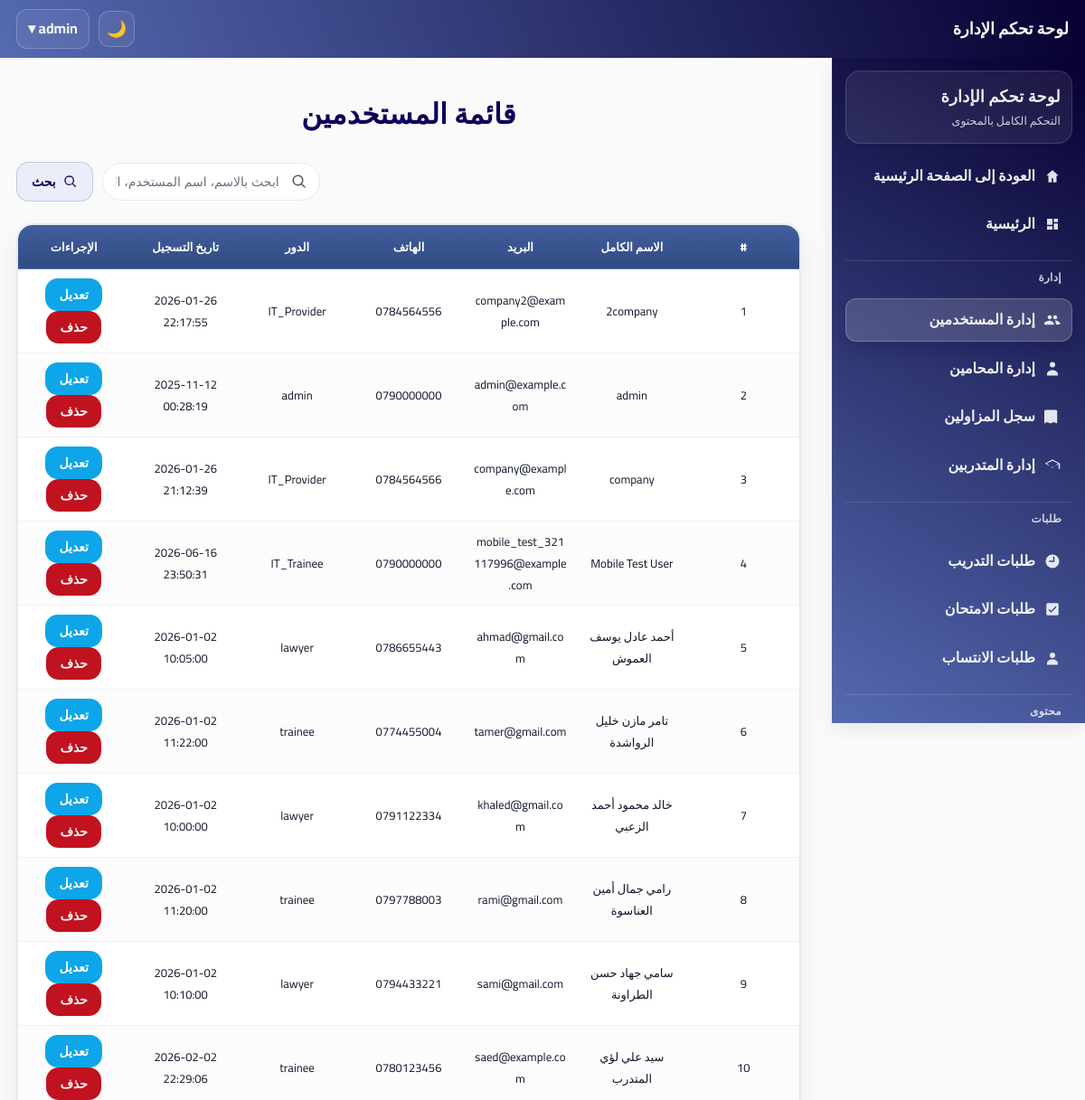
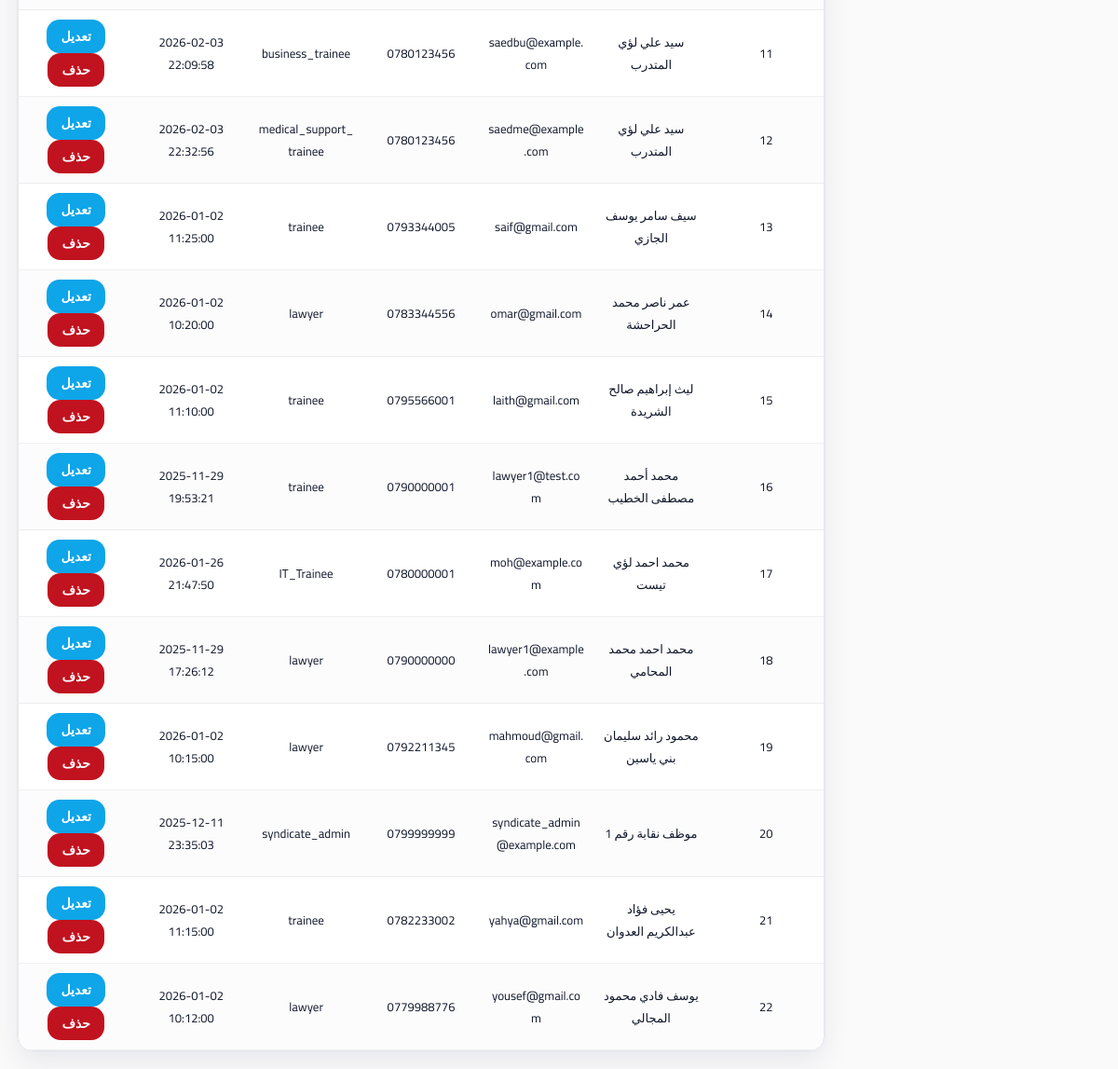
Screenshot of /admin/users/users.php (signed in) with the database file from the repository (2 pictures, top to bottom).
### tables this page shows
CREATE TABLE `users` (
  `user_id` int(11) NOT NULL,
  `full_name` varchar(200) NOT NULL,
  `national_id` varchar(10) DEFAULT NULL,
  `phone` varchar(30) DEFAULT NULL,
  `email` varchar(150) DEFAULT NULL,
  `address` varchar(255) DEFAULT NULL,
  `password` varchar(255) NOT NULL,
  `role` enum('trainee','lawyer','admin','syndicate_admin','IT_Provider','IT_Trainee','business_trainee','business_provider','architecture_design_trainee','architecture_design_provider','medical_support_trainee','medical_support_provider','literature_trainee','literature_provider') NOT NULL DEFAULT 'trainee',
  `created_at` datetime NOT NULL DEFAULT current_timestamp(),
  `updated_at` datetime NOT NULL DEFAULT current_timestamp() ON UPDATE current_timestamp(),
  `profile_completed` tinyint(1) NOT NULL DEFAULT 0,
  `profile_completed_at` datetime DEFAULT NULL
);

### includes/theme_init.php (called while the page is built, shortened)
<?php
$theme = $_SESSION['site_theme'] ?? ($_COOKIE['site_theme'] ?? 'light');
$theme = ($theme === 'dark') ? 'dark' : 'light';
?>

### admin/users/users.php (the view, shortened to what this page needs)
<?php
require_once __DIR__ . '/../../includes/theme_init.php';
include("../includes/header.php");
$search = isset($_GET['search']) ? trim($_GET['search']) : '';
$query = "SELECT * FROM users";
$params = [];
$query .= " ORDER BY full_name ASC";
$stmt = $pdo->prepare($query);
$stmt->execute($params);
$users = $stmt->fetchAll(PDO::FETCH_ASSOC);
?>
<!DOCTYPE html>
<html lang="ar" dir="rtl">
<head>
<link rel="stylesheet" href="../../assets/css/admin.css">
</head>
<body data-theme="<?= htmlspecialchars($theme) ?>">
<div class="admin-container">
<?php include("../includes/sidebar.php"); ?>
<div class="container">
<h2>قائمة المستخدمين</h2>
<div class="admin-page-head">
  <form class="search-form" method="GET">
  <div class="search-input">
    <input type="text" name="search" placeholder="ابحث بالاسم، اسم المستخدم، البريد أو الهاتف..." value="<?= htmlspecialchars($search) ?>" class="search-field">
    <button type="submit" class="btn btn-soft"><svg class="btn-icon" viewBox="0 0 24 24" aria-hidden="true"><path d="M10 4a6 6 0 1 1 0 12A6 6 0 0 1 10 4m0-2a8 8 0 1 0 4.9 14.3l4.4 4.4a1 1 0 0 0 1.4-1.4l-4.4-4.4A8 8 0 0 0 10 2Z"/></svg><span>بحث</span></button>
</div>
</form>
</div>
<?php if ($users): ?>
<div class="table-card"><div class="table-wrap">
<table class="table">
<thead>
<tr>
    <th>#</th>
    <th>الاسم الكامل</th>
    <th>البريد</th>
    <th>الهاتف</th>
    <th>الدور</th>
    <th>تاريخ التسجيل</th>
    <th>الإجراءات</th>
</tr>
</thead>
<tbody>
<?php foreach ($users as $i => $u): ?>
<tr>
    <td><?= $i+1 ?></td>
    <td><?= htmlspecialchars($u['full_name']) ?></td>
    <td><?= htmlspecialchars($u['email'] ?? '-') ?></td>
    <td><?= htmlspecialchars($u['phone'] ?? '-') ?></td>
    <td><?= htmlspecialchars($u['role']) ?></td>
    <td><?= htmlspecialchars($u['created_at'] ?? '-') ?></td>
    <td>
        <a href="edit_user.php?id=<?= $u['user_id'] ?>" class="btn edit-btn">تعديل</a>
        <a href="delete_user.php?id=<?= $u['user_id'] ?>" class="btn delete-btn" onclick="return confirm('هل أنت متأكد من حذف هذا المستخدم؟')">حذف</a>
    </td>
</tr>
<?php endforeach; ?>
</tbody>
</table>
</div></div>
<?php else: ?>
<p class="no-data">لا توجد نتائج مطابقة.</p>
<?php endif; ?>
</div>
</div>
</body>
</html>

### assets/css/theme.css (style rules this page uses)
:root { --bg: #fafafa; --surface: #ffffff; --primary: #415f9d; --primary-700: #314a83; --primary-800: #283f74; --ink: #0c005a; --text: #141827; --muted: #5b6475; --border: #e6e8f0; --border-strong: #d5d8e2; --shadow: 0 10px 30px rgba(12, 0, 90, 0.10); --shadow-sm: 0 6px 18px rgba(12, 0, 90, 0.08); --success: #2d6a4f; --danger: #c1121f; --warning: #f59f00; --info: #0ea5e9; --radius: 16px; --radius-sm: 12px; --radius-xs: 10px; --header-h: 64px; --sidebar-w: 280px; --container: 1200px; --footer-h: 42px; }
* { box-sizing: border-box; }
html, body { height: 100%; }
body { margin: 0; font-family: 'Cairo', system-ui, -apple-system, 'Segoe UI', Arial, sans-serif; background: var(--bg); color: var(--text); direction: rtl; line-height: 1.6; min-height: 100vh; display: flex; flex-direction: column; }
a { color: inherit; text-decoration: none; }
h1, h2, h3, h4 { color: var(--ink); margin: 0 0 10px 0; line-height: 1.25; }
:where(input, select, textarea) { width: 100%; padding: 10px 12px; border-radius: var(--radius-xs); border: 1px solid var(--border-strong); background: var(--surface); color: var(--text); outline: none; }
:where(input, select, textarea):focus { border-color: rgba(65, 95, 157, 0.55); box-shadow: 0 0 0 4px rgba(65, 95, 157, 0.12); }
button { font-family: inherit; }
.btn, button { display: inline-flex; align-items: center; justify-content: center; gap: 8px; padding: 10px 14px; border-radius: var(--radius-xs); border: 1px solid transparent; background: var(--primary); color: #fff; cursor: pointer; transition: transform .08s ease, box-shadow .18s ease, background .18s ease, border-color .18s ease, opacity .18s ease; }
.table, table { width: 100%; border-collapse: collapse; background: var(--surface); border: 1px solid var(--border); border-radius: var(--radius); overflow: hidden; }
.table th, .table td, table th, table td { padding: 10px 12px; text-align: center; border-bottom: 1px solid var(--border); vertical-align: middle; font-size: 14px; }
.table thead th, table thead th { background: linear-gradient(0deg, #070031, #556ab1); color: #fff; border-bottom: 1px solid rgba(255,255,255,0.18); }
.container { width: min(92vw, var(--container)); margin-inline: auto; margin-top: 50px; }
:where(a, button, input, select, textarea):focus-visible { outline: 3px solid rgba(65, 95, 157, 0.35); outline-offset: 2px; }

### rows the page displays
users: full_name "2company", email "company2@example.com", phone "0784564556", role "IT_Provider", created_at "2026-01-26 22:17:55"
users: full_name "admin", email "admin@example.com", phone "0790000000", role "admin", created_at "2025-11-12 00:28:19"
users: full_name "company", email "company@example.com", phone "0784564566", role "IT_Provider", created_at "2026-01-26 21:12:39"
users: full_name "Mobile Test User", email "mobile_test_321117996@example.com", phone "0790000000", role "IT_Trainee", created_at "2026-06-16 23:50:31"
users: full_name "أحمد عادل يوسف العموش", email "ahmad@gmail.com", phone "0786655443", role "lawyer", created_at "2026-01-02 10:05:00"
users: full_name "تامر مازن خليل الرواشدة", email "tamer@gmail.com", phone "0774455004", role "trainee", created_at "2026-01-02 11:22:00"
users: full_name "خالد محمود أحمد الزعبي", email "khaled@gmail.com", phone "0791122334", role "lawyer", created_at "2026-01-02 10:00:00"
users: full_name "رامي جمال أمين العناسوة", email "rami@gmail.com", phone "0797788003", role "trainee", created_at "2026-01-02 11:20:00"
users: full_name "سامي جهاد حسن الطراونة", email "sami@gmail.com", phone "0794433221", role "lawyer", created_at "2026-01-02 10:10:00"
users: full_name "سيد علي لؤي المتدرب", email "saed@example.com", phone "0780123456", role "trainee", created_at "2026-02-02 22:29:06"
users: full_name "سيد علي لؤي المتدرب", email "saedbu@example.com", phone "0780123456", role "business_trainee", created_at "2026-02-03 22:09:58"
users: full_name "سيد علي لؤي المتدرب", email "saedme@example.com", phone "0780123456", role "medical_support_trainee", created_at "2026-02-03 22:32:56"
users: full_name "سيف سامر يوسف الجازي", email "saif@gmail.com", phone "0793344005", role "trainee", created_at "2026-01-02 11:25:00"
users: full_name "عمر ناصر محمد الحراحشة", email "omar@gmail.com", phone "0783344556", role "lawyer", created_at "2026-01-02 10:20:00"
users: full_name "ليث إبراهيم صالح الشريدة", email "laith@gmail.com", phone "0795566001", role "trainee", created_at "2026-01-02 11:10:00"
users: full_name "محمد أحمد مصطفى الخطيب", email "lawyer1@test.com", phone "0790000001", role "trainee", created_at "2025-11-29 19:53:21"
users: full_name "محمد احمد لؤي تيست", email "moh@example.com", phone "0780000001", role "IT_Trainee", created_at "2026-01-26 21:47:50"
users: full_name "محمد احمد محمد المحامي", email "lawyer1@example.com", phone "0790000000", role "lawyer", created_at "2025-11-29 17:26:12"
users: full_name "محمود رائد سليمان بني ياسين", email "mahmoud@gmail.com", phone "0792211345", role "lawyer", created_at "2026-01-02 10:15:00"
users: full_name "موظف نقابة رقم 1", email "syndicate_admin@example.com", phone "0799999999", role "syndicate_admin", created_at "2025-12-11 23:35:03"
users: full_name "يحيى فؤاد عبدالكريم العدوان", email "yahya@gmail.com", phone "0782233002", role "trainee", created_at "2026-01-02 11:15:00"
users: full_name "يوسف فادي محمود المجالي", email "yousef@gmail.com", phone "0779988776", role "lawyer", created_at "2026-01-02 10:12:00"

### other values shown
$_SESSION['full_name'] "admin"
